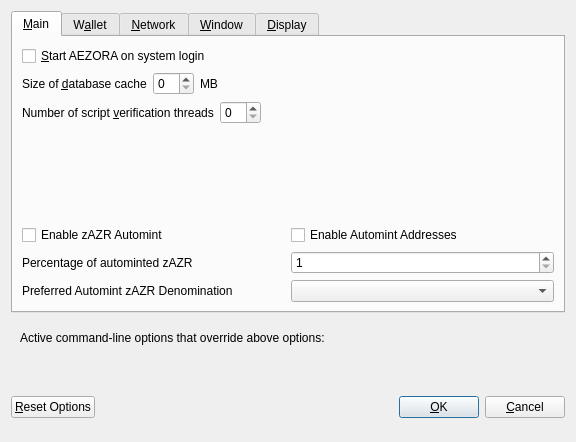
<?xml version="1.0" encoding="UTF-8"?>
<ui version="4.0">
 <class>OptionsDialog</class>
 <widget class="QDialog" name="OptionsDialog">
  <property name="geometry">
   <rect>
    <x>0</x>
    <y>0</y>
    <width>576</width>
    <height>442</height>
   </rect>
  </property>
  <property name="windowTitle">
   <string>Options</string>
  </property>
  <property name="modal">
   <bool>true</bool>
  </property>
  <layout class="QVBoxLayout" name="verticalLayout">
   <item>
    <widget class="QTabWidget" name="tabWidget">
     <property name="currentIndex">
      <number>0</number>
     </property>
     <widget class="QWidget" name="tabMain">
      <attribute name="title">
       <string>&amp;Main</string>
      </attribute>
      <layout class="QVBoxLayout" name="verticalLayout_Main">
       <item>
        <widget class="QCheckBox" name="bitcoinAtStartup">
         <property name="toolTip">
          <string>Automatically start AEZORA after logging in to the system.</string>
         </property>
         <property name="text">
          <string>&amp;Start AEZORA on system login</string>
         </property>
        </widget>
       </item>
       <item>
        <layout class="QHBoxLayout" name="horizontalLayout_2_Main">
         <item>
          <widget class="QLabel" name="databaseCacheLabel">
           <property name="text">
            <string>Size of &amp;database cache</string>
           </property>
           <property name="textFormat">
            <enum>Qt::PlainText</enum>
           </property>
           <property name="buddy">
            <cstring>databaseCache</cstring>
           </property>
          </widget>
         </item>
         <item>
          <widget class="QSpinBox" name="databaseCache"/>
         </item>
         <item>
          <widget class="QLabel" name="databaseCacheUnitLabel">
           <property name="text">
            <string>MB</string>
           </property>
           <property name="textFormat">
            <enum>Qt::PlainText</enum>
           </property>
          </widget>
         </item>
         <item>
          <spacer name="horizontalSpacer_2_Main">
           <property name="orientation">
            <enum>Qt::Horizontal</enum>
           </property>
           <property name="sizeHint" stdset="0">
            <size>
             <width>40</width>
             <height>20</height>
            </size>
           </property>
          </spacer>
         </item>
        </layout>
       </item>
       <item>
        <layout class="QHBoxLayout" name="horizontalLayout_3_Main">
         <item>
          <widget class="QLabel" name="threadsScriptVerifLabel">
           <property name="text">
            <string>Number of script &amp;verification threads</string>
           </property>
           <property name="textFormat">
            <enum>Qt::PlainText</enum>
           </property>
           <property name="buddy">
            <cstring>threadsScriptVerif</cstring>
           </property>
          </widget>
         </item>
         <item>
          <widget class="QSpinBox" name="threadsScriptVerif">
           <property name="toolTip">
            <string>(0 = auto, &lt;0 = leave that many cores free)</string>
           </property>
          </widget>
         </item>
         <item>
          <spacer name="horizontalSpacer_3_Main">
           <property name="orientation">
            <enum>Qt::Horizontal</enum>
           </property>
           <property name="sizeHint" stdset="0">
            <size>
             <width>40</width>
             <height>20</height>
            </size>
           </property>
          </spacer>
         </item>
        </layout>
       </item>
       <item>
        <spacer name="verticalSpacer_2">
         <property name="orientation">
          <enum>Qt::Vertical</enum>
         </property>
         <property name="sizeHint" stdset="0">
          <size>
           <width>20</width>
           <height>40</height>
          </size>
         </property>
        </spacer>
       </item>
       <item>
        <widget class="QWidget" name="verticalZazrOptionsWidget" native="true">
         <layout class="QVBoxLayout" name="verticalZazrOptionsLayout">
          <property name="margin">
           <number>0</number>
          </property>
          <item>
           <layout class="QHBoxLayout" name="horizontalAutomintingLayout">
            <item>
             <widget class="QCheckBox" name="checkBoxZeromintEnable">
              <property name="toolTip">
               <string>Enable automatic minting of AZR units to zAZR</string>
              </property>
              <property name="layoutDirection">
               <enum>Qt::LeftToRight</enum>
              </property>
              <property name="text">
               <string>Enable zAZR Automint</string>
              </property>
             </widget>
            </item>
            <item>
             <widget class="QCheckBox" name="checkBoxZeromintAddresses">
              <property name="toolTip">
               <string>Enable automatic zAZR minting from specific addresses</string>
              </property>
              <property name="layoutDirection">
               <enum>Qt::LeftToRight</enum>
              </property>
              <property name="text">
               <string>Enable Automint Addresses</string>
              </property>
             </widget>
            </item>
           </layout>
          </item>
          <item>
           <layout class="QHBoxLayout" name="horizontalZmintPercentageLayout">
            <item>
             <widget class="QLabel" name="percentage_label">
              <property name="toolTip">
               <string>Percentage of incoming AZR which get automatically converted to zAZR via Zerocoin Protocol (min: 10%)</string>
              </property>
              <property name="text">
               <string>Percentage of autominted zAZR</string>
              </property>
             </widget>
            </item>
            <item>
             <widget class="QSpinBox" name="zeromintPercentage">
              <property name="minimum">
               <number>1</number>
              </property>
              <property name="maximum">
               <number>100</number>
              </property>
             </widget>
            </item>
           </layout>
          </item>
          <item>
           <layout class="QHBoxLayout" name="horizontalLayout" stretch="0,0">
            <property name="sizeConstraint">
             <enum>QLayout::SetFixedSize</enum>
            </property>
            <item>
             <widget class="QLabel" name="labelPreferredDenom">
              <property name="maximumSize">
               <size>
                <width>16777215</width>
                <height>16777215</height>
               </size>
              </property>
              <property name="toolTip">
               <string>Wait with automatic conversion to Zerocoin until enough AZR for this denomination is available</string>
              </property>
              <property name="text">
               <string>Preferred Automint zAZR Denomination</string>
              </property>
             </widget>
            </item>
            <item>
             <widget class="QComboBox" name="preferredDenom">
              <property name="maximumSize">
               <size>
                <width>16777215</width>
                <height>27</height>
               </size>
              </property>
              <property name="toolTip">
               <string>Wait with automatic conversion to Zerocoin until enough AZR for this denomination is available</string>
              </property>
              <property name="maxVisibleItems">
               <number>9</number>
              </property>
              <property name="maxCount">
               <number>9</number>
              </property>
             </widget>
            </item>
           </layout>
          </item>
         </layout>
        </widget>
       </item>
      </layout>
     </widget>
     <widget class="QWidget" name="tabWallet">
      <attribute name="title">
       <string>W&amp;allet</string>
      </attribute>
      <layout class="QVBoxLayout" name="verticalLayout_Wallet">
       <item>
        <layout class="QHBoxLayout" name="horizontalLayout_2_Wallet">
         <item>
          <widget class="QLabel" name="labelStakeSplitThresholdText">
           <property name="text">
            <string>Stake split threshold:</string>
           </property>
          </widget>
         </item>
         <item>
          <widget class="QSpinBox" name="spinBoxStakeSplitThreshold">
           <property name="minimum">
            <number>1</number>
           </property>
           <property name="maximum">
            <number>999999</number>
           </property>
          </widget>
         </item>
        </layout>
       </item>
       <item>
        <widget class="QGroupBox" name="groupBox">
         <property name="title">
          <string>Expert</string>
         </property>
         <layout class="QVBoxLayout" name="verticalLayout_2">
          <item>
           <widget class="QCheckBox" name="coinControlFeatures">
            <property name="toolTip">
             <string>Whether to show coin control features or not.</string>
            </property>
            <property name="text">
             <string>Enable coin &amp;control features</string>
            </property>
           </widget>
          </item>
          <item>
           <widget class="QCheckBox" name="showMasternodesTab">
            <property name="toolTip">
             <string>Show additional tab listing all your masternodes in first sub-tab&lt;br/&gt;and all masternodes on the network in second sub-tab.</string>
            </property>
            <property name="text">
             <string>Show Masternodes Tab</string>
            </property>
           </widget>
          </item>
          <item>
           <widget class="QCheckBox" name="spendZeroConfChange">
            <property name="toolTip">
             <string>If you disable the spending of unconfirmed change, the change from a transaction&lt;br/&gt;cannot be used until that transaction has at least one confirmation.&lt;br/&gt;This also affects how your balance is computed.</string>
            </property>
            <property name="text">
             <string>&amp;Spend unconfirmed change</string>
            </property>
           </widget>
          </item>
         </layout>
        </widget>
       </item>
       <item>
        <spacer name="verticalSpacer_Wallet">
         <property name="orientation">
          <enum>Qt::Vertical</enum>
         </property>
         <property name="sizeHint" stdset="0">
          <size>
           <width>20</width>
           <height>40</height>
          </size>
         </property>
        </spacer>
       </item>
      </layout>
     </widget>
     <widget class="QWidget" name="tabNetwork">
      <attribute name="title">
       <string>&amp;Network</string>
      </attribute>
      <layout class="QVBoxLayout" name="verticalLayout_Network">
       <item>
        <widget class="QCheckBox" name="mapPortUpnp">
         <property name="toolTip">
          <string>Automatically open the AEZORA client port on the router. This only works when your router supports UPnP and it is enabled.</string>
         </property>
         <property name="text">
          <string>Map port using &amp;UPnP</string>
         </property>
        </widget>
       </item>
       <item>
        <widget class="QCheckBox" name="allowIncoming">
         <property name="toolTip">
          <string>Accept connections from outside</string>
         </property>
         <property name="text">
          <string>Allow incoming connections</string>
         </property>
        </widget>
       </item>
       <item>
        <widget class="QCheckBox" name="connectSocks">
         <property name="toolTip">
          <string>Connect to the AEZORA network through a SOCKS5 proxy.</string>
         </property>
         <property name="text">
          <string>&amp;Connect through SOCKS5 proxy (default proxy):</string>
         </property>
        </widget>
       </item>
       <item>
        <layout class="QHBoxLayout" name="horizontalLayout_1_Network">
         <item>
          <widget class="QLabel" name="proxyIpLabel">
           <property name="text">
            <string>Proxy &amp;IP:</string>
           </property>
           <property name="textFormat">
            <enum>Qt::PlainText</enum>
           </property>
           <property name="buddy">
            <cstring>proxyIp</cstring>
           </property>
          </widget>
         </item>
         <item>
          <widget class="QValidatedLineEdit" name="proxyIp">
           <property name="minimumSize">
            <size>
             <width>140</width>
             <height>0</height>
            </size>
           </property>
           <property name="maximumSize">
            <size>
             <width>140</width>
             <height>16777215</height>
            </size>
           </property>
           <property name="toolTip">
            <string>IP address of the proxy (e.g. IPv4: 127.0.0.1 / IPv6: ::1)</string>
           </property>
          </widget>
         </item>
         <item>
          <widget class="QLabel" name="proxyPortLabel">
           <property name="text">
            <string>&amp;Port:</string>
           </property>
           <property name="textFormat">
            <enum>Qt::PlainText</enum>
           </property>
           <property name="buddy">
            <cstring>proxyPort</cstring>
           </property>
          </widget>
         </item>
         <item>
          <widget class="QLineEdit" name="proxyPort">
           <property name="minimumSize">
            <size>
             <width>55</width>
             <height>0</height>
            </size>
           </property>
           <property name="maximumSize">
            <size>
             <width>55</width>
             <height>16777215</height>
            </size>
           </property>
           <property name="toolTip">
            <string>Port of the proxy (e.g. 9050)</string>
           </property>
          </widget>
         </item>
         <item>
          <spacer name="horizontalSpacer_1_Network">
           <property name="orientation">
            <enum>Qt::Horizontal</enum>
           </property>
           <property name="sizeHint" stdset="0">
            <size>
             <width>40</width>
             <height>20</height>
            </size>
           </property>
          </spacer>
         </item>
        </layout>
       </item>
       <item>
        <spacer name="verticalSpacer_Network">
         <property name="orientation">
          <enum>Qt::Vertical</enum>
         </property>
         <property name="sizeHint" stdset="0">
          <size>
           <width>20</width>
           <height>40</height>
          </size>
         </property>
        </spacer>
       </item>
      </layout>
     </widget>
     <widget class="QWidget" name="tabWindow">
      <attribute name="title">
       <string>&amp;Window</string>
      </attribute>
      <layout class="QVBoxLayout" name="verticalLayout_Window">
       <item>
        <widget class="QCheckBox" name="minimizeToTray">
         <property name="toolTip">
          <string>Show only a tray icon after minimizing the window.</string>
         </property>
         <property name="text">
          <string>&amp;Minimize to the tray instead of the taskbar</string>
         </property>
        </widget>
       </item>
       <item>
        <widget class="QCheckBox" name="minimizeOnClose">
         <property name="toolTip">
          <string>Minimize instead of exit the application when the window is closed. When this option is enabled, the application will be closed only after selecting Quit in the menu.</string>
         </property>
         <property name="text">
          <string>M&amp;inimize on close</string>
         </property>
        </widget>
       </item>
       <item>
        <spacer name="verticalSpacer_Window">
         <property name="orientation">
          <enum>Qt::Vertical</enum>
         </property>
         <property name="sizeHint" stdset="0">
          <size>
           <width>20</width>
           <height>40</height>
          </size>
         </property>
        </spacer>
       </item>
      </layout>
     </widget>
     <widget class="QWidget" name="tabDisplay">
      <attribute name="title">
       <string>&amp;Display</string>
      </attribute>
      <layout class="QVBoxLayout" name="verticalLayout_Display">
       <item>
        <layout class="QHBoxLayout" name="horizontalLayout_1_Display">
         <item>
          <widget class="QLabel" name="langLabel">
           <property name="text">
            <string>User Interface &amp;language:</string>
           </property>
           <property name="textFormat">
            <enum>Qt::PlainText</enum>
           </property>
           <property name="buddy">
            <cstring>lang</cstring>
           </property>
          </widget>
         </item>
         <item>
          <widget class="QValueComboBox" name="lang">
           <property name="toolTip">
            <string>The user interface language can be set here. This setting will take effect after restarting AEZORA.</string>
           </property>
          </widget>
         </item>
        </layout>
       </item>
       <item>
        <widget class="QLabel" name="label_3">
         <property name="toolTip">
          <string notr="true"/>
         </property>
         <property name="statusTip">
          <string notr="true"/>
         </property>
         <property name="whatsThis">
          <string notr="true"/>
         </property>
         <property name="accessibleName">
          <string notr="true"/>
         </property>
         <property name="text">
          <string>Language missing or translation incomplete? Help contributing translations here:
https://www.transifex.com/Aezora/Aezora-translations</string>
         </property>
         <property name="wordWrap">
          <bool>true</bool>
         </property>
         <property name="openExternalLinks">
          <bool>true</bool>
         </property>
         <property name="textInteractionFlags">
          <set>Qt::TextBrowserInteraction</set>
         </property>
        </widget>
       </item>
       <item>
        <layout class="QHBoxLayout" name="horizontalLayout_2_Display" stretch="0,0">
         <item>
          <widget class="QLabel" name="themeLabel">
           <property name="text">
            <string>User Interface Theme:</string>
           </property>
          </widget>
         </item>
         <item>
          <widget class="QValueComboBox" name="theme"/>
         </item>
        </layout>
       </item>
       <item>
        <widget class="QWidget" name="verticalZazrDisplayWidget" native="true">
         <layout class="QVBoxLayout" name="verticalZazrDisplayLayout">
          <property name="margin">
           <number>0</number>
          </property>
          <item>
           <widget class="Line" name="line">
            <property name="orientation">
             <enum>Qt::Horizontal</enum>
            </property>
           </widget>
          </item>
          <item>
           <layout class="QHBoxLayout" name="horizontalLayout_3_Display">
            <item>
             <widget class="QLabel" name="unitLabel">
              <property name="text">
               <string>Unit to show amounts in:</string>
              </property>
              <property name="textFormat">
               <enum>Qt::PlainText</enum>
              </property>
             </widget>
            </item>
            <item>
             <widget class="QValueComboBox" name="unit">
              <property name="toolTip">
               <string>Choose the default subdivision unit to show in the interface and when sending coins.</string>
              </property>
             </widget>
            </item>
           </layout>
          </item>
          <item>
           <layout class="QHBoxLayout" name="horizontalLayout_4_Display">
            <item>
             <widget class="QLabel" name="digitsLabel">
              <property name="text">
               <string>Decimal digits</string>
              </property>
             </widget>
            </item>
            <item>
             <widget class="QValueComboBox" name="digits"/>
            </item>
           </layout>
          </item>
          <item>
           <layout class="QHBoxLayout" name="horizontalLayout_5_Display">
            <item>
             <widget class="QCheckBox" name="checkBoxHideZeroBalances">
              <property name="toolTip">
               <string>Hide empty balances</string>
              </property>
              <property name="layoutDirection">
               <enum>Qt::LeftToRight</enum>
              </property>
              <property name="text">
               <string>Hide empty balances</string>
              </property>
             </widget>
            </item>
            <item>
             <widget class="QCheckBox" name="checkBoxHideOrphans">
              <property name="toolTip">
               <string>Hide orphan stakes in transaction lists</string>
              </property>
              <property name="text">
               <string>Hide orphan stakes</string>
              </property>
             </widget>
            </item>
            <item>
             <spacer name="horizontalSpacer">
              <property name="orientation">
               <enum>Qt::Horizontal</enum>
              </property>
              <property name="sizeHint" stdset="0">
               <size>
                <width>40</width>
                <height>20</height>
               </size>
              </property>
             </spacer>
            </item>
           </layout>
          </item>
          <item>
           <layout class="QHBoxLayout" name="horizontalLayout_6_Display">
            <item>
             <widget class="QLabel" name="thirdPartyTxUrlsLabel">
              <property name="toolTip">
               <string>Third party URLs (e.g. a block explorer) that appear in the transactions tab as context menu items. %s in the URL is replaced by transaction hash. Multiple URLs are separated by vertical bar |.</string>
              </property>
              <property name="text">
               <string>Third party transaction URLs</string>
              </property>
             </widget>
            </item>
            <item>
             <widget class="QLineEdit" name="thirdPartyTxUrls">
              <property name="toolTip">
               <string>Third party URLs (e.g. a block explorer) that appear in the transactions tab as context menu items. %s in the URL is replaced by transaction hash. Multiple URLs are separated by vertical bar |.</string>
              </property>
             </widget>
            </item>
           </layout>
          </item>
         </layout>
        </widget>
       </item>
       <item>
        <spacer name="verticalSpacer">
         <property name="orientation">
          <enum>Qt::Vertical</enum>
         </property>
         <property name="sizeHint" stdset="0">
          <size>
           <width>20</width>
           <height>40</height>
          </size>
         </property>
        </spacer>
       </item>
      </layout>
     </widget>
    </widget>
   </item>
   <item>
    <widget class="QFrame" name="frame">
     <layout class="QVBoxLayout" name="verticalLayout_Bottom">
      <item>
       <layout class="QHBoxLayout" name="horizontalLayout_Bottom">
        <item>
         <widget class="QLabel" name="overriddenByCommandLineInfoLabel">
          <property name="text">
           <string>Active command-line options that override above options:</string>
          </property>
          <property name="textFormat">
           <enum>Qt::PlainText</enum>
          </property>
         </widget>
        </item>
        <item>
         <spacer name="horizontalSpacer_Bottom">
          <property name="orientation">
           <enum>Qt::Horizontal</enum>
          </property>
          <property name="sizeHint" stdset="0">
           <size>
            <width>40</width>
            <height>20</height>
           </size>
          </property>
         </spacer>
        </item>
       </layout>
      </item>
      <item>
       <widget class="QLabel" name="overriddenByCommandLineLabel">
        <property name="text">
         <string/>
        </property>
        <property name="textFormat">
         <enum>Qt::PlainText</enum>
        </property>
        <property name="wordWrap">
         <bool>true</bool>
        </property>
       </widget>
      </item>
     </layout>
    </widget>
   </item>
   <item>
    <layout class="QHBoxLayout" name="horizontalLayout_Buttons">
     <item>
      <widget class="QPushButton" name="resetButton">
       <property name="toolTip">
        <string>Reset all client options to default.</string>
       </property>
       <property name="text">
        <string>&amp;Reset Options</string>
       </property>
       <property name="autoDefault">
        <bool>false</bool>
       </property>
      </widget>
     </item>
     <item>
      <spacer name="horizontalSpacer_1">
       <property name="orientation">
        <enum>Qt::Horizontal</enum>
       </property>
       <property name="sizeHint" stdset="0">
        <size>
         <width>40</width>
         <height>48</height>
        </size>
       </property>
      </spacer>
     </item>
     <item>
      <widget class="QLabel" name="statusLabel">
       <property name="minimumSize">
        <size>
         <width>200</width>
         <height>0</height>
        </size>
       </property>
       <property name="font">
        <font>
         <weight>75</weight>
         <bold>true</bold>
        </font>
       </property>
       <property name="text">
        <string/>
       </property>
       <property name="textFormat">
        <enum>Qt::PlainText</enum>
       </property>
       <property name="wordWrap">
        <bool>true</bool>
       </property>
      </widget>
     </item>
     <item>
      <spacer name="horizontalSpacer_2">
       <property name="orientation">
        <enum>Qt::Horizontal</enum>
       </property>
       <property name="sizeHint" stdset="0">
        <size>
         <width>40</width>
         <height>48</height>
        </size>
       </property>
      </spacer>
     </item>
     <item>
      <widget class="QPushButton" name="okButton">
       <property name="text">
        <string>&amp;OK</string>
       </property>
       <property name="autoDefault">
        <bool>false</bool>
       </property>
       <property name="default">
        <bool>true</bool>
       </property>
      </widget>
     </item>
     <item>
      <widget class="QPushButton" name="cancelButton">
       <property name="text">
        <string>&amp;Cancel</string>
       </property>
       <property name="autoDefault">
        <bool>false</bool>
       </property>
      </widget>
     </item>
    </layout>
   </item>
  </layout>
 </widget>
 <customwidgets>
  <customwidget>
   <class>QValidatedLineEdit</class>
   <extends>QLineEdit</extends>
   <header>qvalidatedlineedit.h</header>
  </customwidget>
  <customwidget>
   <class>QValueComboBox</class>
   <extends>QComboBox</extends>
   <header>qvaluecombobox.h</header>
  </customwidget>
 </customwidgets>
 <resources/>
 <connections/>
</ui>
